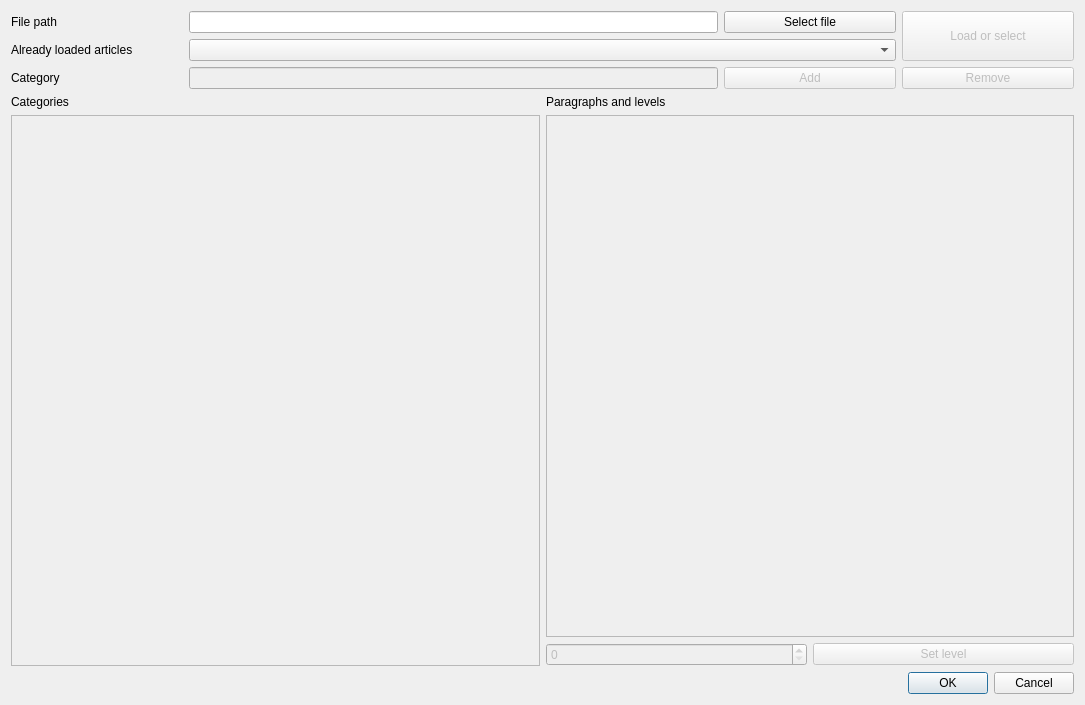
<?xml version="1.0" encoding="UTF-8"?>
<ui version="4.0">
 <class>NewArticleForm</class>
 <widget class="QWidget" name="NewArticleForm">
  <property name="geometry">
   <rect>
    <x>0</x>
    <y>0</y>
    <width>1085</width>
    <height>705</height>
   </rect>
  </property>
  <property name="windowTitle">
   <string>Form</string>
  </property>
  <layout class="QGridLayout" name="gridLayout_3">
   <item row="1" column="0">
    <widget class="QDialogButtonBox" name="buttonBox">
     <property name="standardButtons">
      <set>QDialogButtonBox::Cancel|QDialogButtonBox::Ok</set>
     </property>
    </widget>
   </item>
   <item row="0" column="0">
    <layout class="QGridLayout" name="gridLayout_2">
     <item row="3" column="0" colspan="4">
      <layout class="QGridLayout" name="gridLayout">
       <item row="4" column="4">
        <widget class="QPushButton" name="pushButton_add_category">
         <property name="enabled">
          <bool>false</bool>
         </property>
         <property name="text">
          <string>Add</string>
         </property>
        </widget>
       </item>
       <item row="4" column="1" colspan="3">
        <widget class="QLineEdit" name="lineEdit_categories">
         <property name="enabled">
          <bool>false</bool>
         </property>
        </widget>
       </item>
       <item row="4" column="0">
        <widget class="QLabel" name="label_category">
         <property name="text">
          <string>Category</string>
         </property>
        </widget>
       </item>
       <item row="0" column="0">
        <widget class="QLabel" name="label_file_path">
         <property name="text">
          <string>File path</string>
         </property>
        </widget>
       </item>
       <item row="0" column="4">
        <widget class="QPushButton" name="pushButton_file_path">
         <property name="text">
          <string>Select file</string>
         </property>
        </widget>
       </item>
       <item row="0" column="1" colspan="3">
        <widget class="QLineEdit" name="lineEdit_file_path"/>
       </item>
       <item row="0" column="5" rowspan="2">
        <widget class="QPushButton" name="pushButton_load">
         <property name="enabled">
          <bool>false</bool>
         </property>
         <property name="sizePolicy">
          <sizepolicy hsizetype="Minimum" vsizetype="Expanding">
           <horstretch>0</horstretch>
           <verstretch>0</verstretch>
          </sizepolicy>
         </property>
         <property name="text">
          <string>Load or select</string>
         </property>
        </widget>
       </item>
       <item row="4" column="5">
        <widget class="QPushButton" name="pushButton_remove_category">
         <property name="enabled">
          <bool>false</bool>
         </property>
         <property name="text">
          <string>Remove</string>
         </property>
        </widget>
       </item>
       <item row="1" column="1" colspan="4">
        <widget class="QComboBox" name="comboBox">
         <property name="enabled">
          <bool>true</bool>
         </property>
        </widget>
       </item>
       <item row="1" column="0">
        <widget class="QLabel" name="label_already_loaded">
         <property name="text">
          <string>Already loaded articles</string>
         </property>
        </widget>
       </item>
      </layout>
     </item>
     <item row="8" column="3">
      <widget class="QPushButton" name="pushButton_set_level">
       <property name="enabled">
        <bool>false</bool>
       </property>
       <property name="text">
        <string>Set level</string>
       </property>
      </widget>
     </item>
     <item row="5" column="0" colspan="2">
      <widget class="QLabel" name="label_categories">
       <property name="text">
        <string>Categories</string>
       </property>
      </widget>
     </item>
     <item row="8" column="2">
      <widget class="QSpinBox" name="spinBox">
       <property name="enabled">
        <bool>false</bool>
       </property>
       <property name="maximum">
        <number>255</number>
       </property>
      </widget>
     </item>
     <item row="7" column="0" rowspan="2" colspan="2">
      <widget class="QListView" name="listView_paragraph_select">
       <property name="enabled">
        <bool>false</bool>
       </property>
      </widget>
     </item>
     <item row="7" column="2" colspan="2">
      <widget class="QListView" name="listView">
       <property name="enabled">
        <bool>false</bool>
       </property>
      </widget>
     </item>
     <item row="5" column="2" colspan="2">
      <widget class="QLabel" name="label_paragraphs">
       <property name="text">
        <string>Paragraphs and levels</string>
       </property>
      </widget>
     </item>
    </layout>
   </item>
  </layout>
 </widget>
 <resources/>
 <connections/>
</ui>
